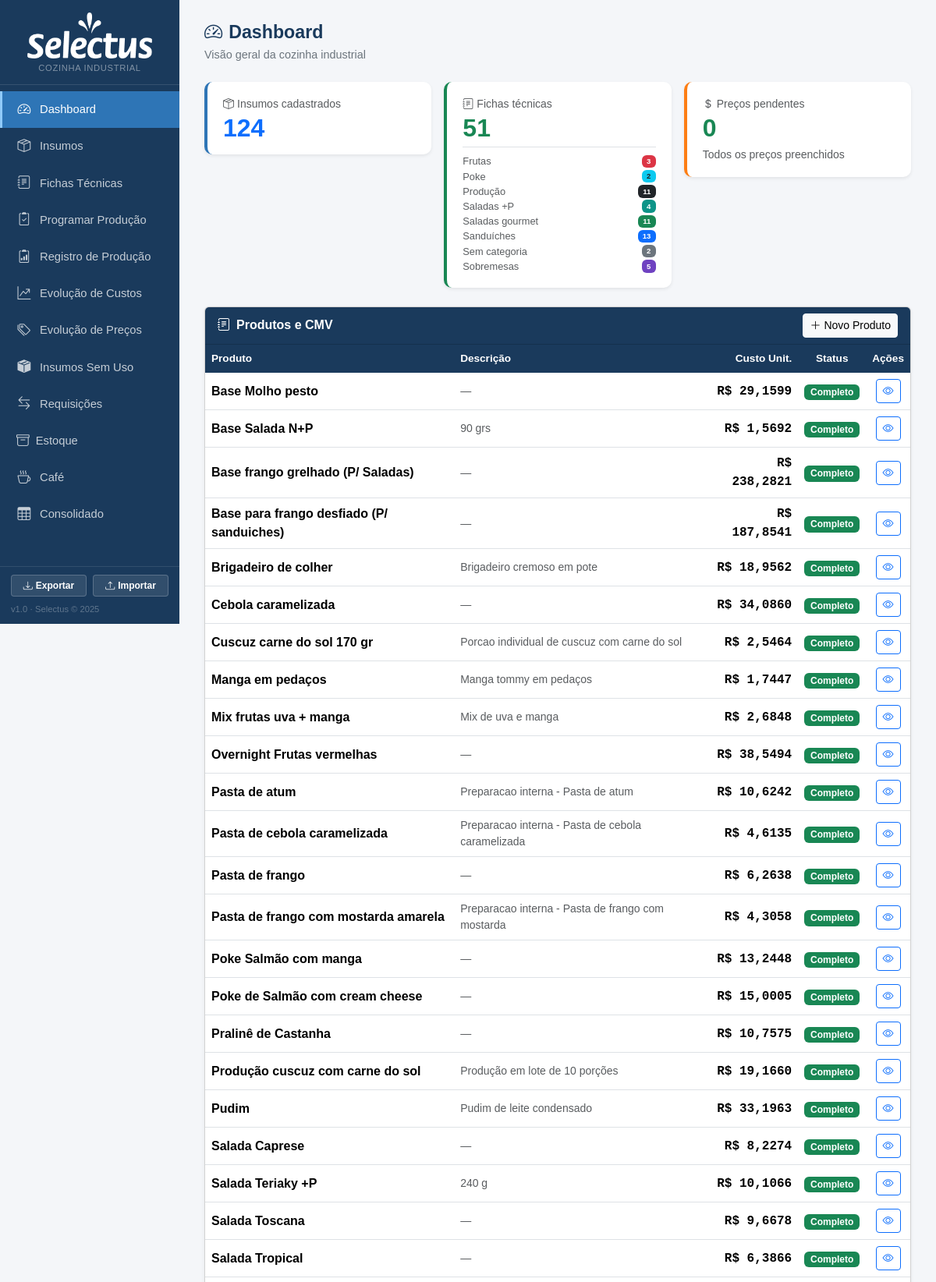
The page / (upper part) on the database its author committed.
### tables this page shows
CREATE TABLE produtos (
            id INTEGER PRIMARY KEY AUTOINCREMENT,
            nome TEXT NOT NULL,
            descricao TEXT,
            rendimento REAL DEFAULT 1,
            unidade_rendimento TEXT DEFAULT 'un'
        , categoria TEXT, valor_referencia REAL, status_revisao TEXT DEFAULT 'nao_revisada', status_revisao_custo TEXT DEFAULT 'nao_revisado', data_revisao TEXT, data_revisao_custo TEXT, ativo INTEGER NOT NULL DEFAULT 1, observacao TEXT);

### app.py (the view)
@app.route('/')
def index():
    db = get_db()
    n_ins  = db.execute('SELECT COUNT(*) FROM insumos').fetchone()[0]
    n_prod = db.execute('SELECT COUNT(*) FROM produtos').fetchone()[0]
    s_prec = db.execute('SELECT COUNT(*) FROM insumos WHERE preco_compra IS NULL AND produto_vinculado_id IS NULL').fetchone()[0]
    prods  = db.execute('SELECT * FROM produtos ORDER BY nome').fetchall()
    cats_count = db.execute('''SELECT COALESCE(categoria,'Sem categoria') as cat, COUNT(*) as n
                               FROM produtos GROUP BY cat ORDER BY cat''').fetchall()
    db.close()
    cards = [{'id': p['id'], 'nome': p['nome'], 'descricao': p['descricao'],
              **dict(zip(['custo','completo'], custo_produto(p['id'])))} for p in prods]
    cat_map = {nome: cls for nome, cls in CATEGORIAS}
    return render_template('index.html', n_ins=n_ins, n_prod=n_prod, s_prec=s_prec, cards=cards, cats_count=cats_count, cat_map=cat_map)

### app.py (called while the page is built)
def _to_br(value, decimals):
    if value is None:
        return '—'
    s = f'{float(value):,.{decimals}f}'
    return s.replace(',', 'X').replace('.', ',').replace('X', '.')

@app.template_filter('brl')
def brl_filter(value, decimals=2):
    return 'R$ ' + _to_br(value, decimals)

def get_db():
    c = sqlite3.connect(DB)
    c.row_factory = sqlite3.Row
    c.execute("PRAGMA foreign_keys = ON")
    return c

def count_alertas():
    try:
        db = get_db()
        n = db.execute('''SELECT COUNT(*) FROM insumos
                          WHERE estoque_minimo > 0 AND COALESCE(estoque_atual,0) < estoque_minimo''').fetchone()[0]
        db.close()
        return n
    except:
        return 0

@app.context_processor
def inject_alertas():
    return dict(n_alertas=count_alertas())

### templates/index.html (shortened to what this page needs)
{% extends "base.html" %}
{% block content %}
<div class="page-header">
  <h1><i class="bi bi-speedometer2 me-2"></i>Dashboard</h1>
  <p>Visão geral da cozinha industrial</p>
</div>
<div class="row g-3 mb-4">
  <div class="col-sm-4">
    <div class="card stat-card shadow-sm" style="border-left:4px solid #2e75b6">
      <div class="card-body">
        <div class="text-muted small mb-1"><i class="bi bi-box-seam me-1"></i>Insumos cadastrados</div>
        <div class="stat-num text-primary">{{ n_ins }}</div>
      </div>
    </div>
  </div>
  <div class="col-sm-4">
    <div class="card stat-card shadow-sm" style="border-left:4px solid #198754">
      <div class="card-body">
        <div class="text-muted small mb-1"><i class="bi bi-journal-text me-1"></i>Fichas técnicas</div>
        <div class="stat-num text-success">{{ n_prod }}</div>
        <div class="mt-2 pt-2 border-top">
          {% for row in cats_count %}
          <div class="d-flex justify-content-between align-items-center py-0" style="font-size:.8rem">
            <span class="text-muted">{{ row.cat }}</span>
            <span class="badge {{ cat_map.get(row.cat, 'bg-secondary') }} ms-1">{{ row.n }}</span>
          </div>
          {% endfor %}
        </div>
      </div>
    </div>
  </div>
  <div class="col-sm-4">
    <div class="card stat-card shadow-sm" style="border-left:4px solid #fd7e14">
      <div class="card-body">
        <div class="text-muted small mb-1"><i class="bi bi-currency-dollar me-1"></i>Preços pendentes</div>
        <div class="stat-num {{ 'text-warning' if s_prec > 0 else 'text-success' }}">{{ s_prec }}</div>
        <div class="mt-2 small text-muted">
          {% if s_prec == 0 %}Todos os preços preenchidos{% else %}Atualize em <a href="{{ url_for('insumos_lista') }}">Insumos</a>{% endif %}
        </div>
      </div>
    </div>
  </div>
</div>
<div class="card shadow-sm">
  <div class="card-header d-flex justify-content-between align-items-center py-2" style="background:#1a3a5c">
    <span class="text-white fw-semibold"><i class="bi bi-journal-text me-2"></i>Produtos e CMV</span>
    <a href="{{ url_for('ficha_nova') }}" class="btn btn-sm btn-light">
      <i class="bi bi-plus-lg me-1"></i>Novo Produto
    </a>
  </div>
  <div class="card-body p-0">
    {% if cards %}
    <table class="table table-hover mb-0">
      <thead>
        <tr>
          <th>Produto</th>
          <th>Descrição</th>
          <th class="text-end">Custo Unit.</th>
          <th class="text-center">Status</th>
          <th class="text-center">Ações</th>
        </tr>
      </thead>
      <tbody>
        {% for c in cards %}
        <tr>
          <td class="fw-semibold">{{ c.nome }}</td>
          <td class="text-muted small">{{ c.descricao or '—' }}</td>
          <td class="text-end font-monospace">
            {% if c.completo %}
              <strong>{{ c.custo|brl(4) }}</strong>
            {% else %}
              <span class="text-warning small"><i class="bi bi-dash-circle me-1"></i>preços incompletos</span>
            {% endif %}
          </td>
          <td class="text-center">
            {% if c.completo %}
              <span class="badge bg-success">Completo</span>
            {% else %}
              <span class="badge bg-warning text-dark">Incompleto</span>
            {% endif %}
          </td>
          <td class="text-center">
            <a href="{{ url_for('ficha_ver', id=c.id) }}" class="btn btn-sm btn-outline-primary">
              <i class="bi bi-eye"></i>
            </a>
          </td>
        </tr>
        {% endfor %}
      </tbody>
    </table>
    {% else %}
    <div class="text-center py-5 text-muted">
      <i class="bi bi-journal-plus" style="font-size:2.5rem"></i>
      <p class="mt-2">Nenhum produto cadastrado ainda.</p>
      <a href="{{ url_for('ficha_nova') }}" class="btn btn-primary">Criar primeiro produto</a>
    </div>
    {% endif %}
  </div>
</div>
{% endblock %}

### templates/base.html (shortened to what this page needs)
<!DOCTYPE html>
<html lang="pt-BR">
<head>
  <link href="https://cdn.jsdelivr.net/npm/bootstrap@5.3.3/dist/css/bootstrap.min.css" rel="stylesheet">
  <link href="https://cdn.jsdelivr.net/npm/bootstrap-icons@1.11.3/font/bootstrap-icons.min.css" rel="stylesheet">
</head>
<body>
<div id="sidebar">
  <div class="brand text-center" style="padding:16px 12px 12px">
    <img src="{{ url_for('static', filename='logo.png') }}" alt="Mercado Selectus"
         style="max-width:160px;width:100%;filter:brightness(0) invert(1)">
    <span style="font-size:.7rem;color:rgba(255,255,255,.45);display:block;margin-top:4px;letter-spacing:.06em;text-transform:uppercase">Cozinha Industrial</span>
  </div>
  <nav class="mt-2">
    <a href="{{ url_for('index') }}" class="{{ 'active' if request.endpoint == 'index' }}">
      <i class="bi bi-speedometer2"></i> Dashboard
    </a>
    <a href="{{ url_for('insumos_lista') }}" class="{{ 'active' if 'insumo' in request.endpoint }}">
      <i class="bi bi-box-seam"></i> Insumos
    </a>
    <a href="{{ url_for('fichas_lista') }}" class="{{ 'active' if 'ficha' in request.endpoint }}">
      <i class="bi bi-journal-text"></i> Fichas Técnicas
    </a>
    <a href="{{ url_for('producao') }}" class="{{ 'active' if request.endpoint == 'producao' }}">
      <i class="bi bi-clipboard2-check"></i> Programar Produção
    </a>
    <a href="{{ url_for('registro_lista') }}" class="{{ 'active' if 'registro' in request.endpoint }}">
      <i class="bi bi-clipboard2-data"></i> Registro de Produção
    </a>
    <a href="{{ url_for('fichas_evolucao_custos') }}" class="{{ 'active' if request.endpoint == 'fichas_evolucao_custos' }}">
      <i class="bi bi-graph-up-arrow"></i> Evolução de Custos
    </a>
    <a href="{{ url_for('insumos_evolucao_precos') }}" class="{{ 'active' if request.endpoint == 'insumos_evolucao_precos' }}">
      <i class="bi bi-tags"></i> Evolução de Preços
    </a>
    <a href="{{ url_for('insumos_sem_uso') }}" class="{{ 'active' if request.endpoint == 'insumos_sem_uso' }}">
      <i class="bi bi-box-seam-fill"></i> Insumos Sem Uso
    </a>
    <a href="{{ url_for('requisicoes_lista') }}" class="{{ 'active' if 'requisicao' in request.endpoint }}">
      <i class="bi bi-arrow-left-right"></i> Requisições
    </a>
    <a href="{{ url_for('alertas') }}" class="{{ 'active' if request.endpoint == 'alertas' }}" style="justify-content:space-between">
      <span><i class="bi bi-archive me-2"></i>Estoque</span>
    </a>
    <a href="{{ url_for('cafe_lista') }}" class="{{ 'active' if 'cafe' in request.endpoint }}">
      <i class="bi bi-cup-hot"></i> Café
    </a>
    <a href="{{ url_for('consolidado') }}" class="{{ 'active' if 'consolidado' in request.endpoint }}">
      <i class="bi bi-table"></i> Consolidado
    </a>
  </nav>
  <div class="sidebar-footer" style="padding:10px 14px">
    <div class="d-flex gap-2 mb-2">
      <a href="{{ url_for('sistema_exportar') }}"
         class="btn btn-sm w-50 fw-semibold"
         style="background:rgba(255,255,255,.1);color:#fff;border:1px solid rgba(255,255,255,.2);font-size:.75rem"
         title="Baixar banco de dados completo">
        <i class="bi bi-download me-1"></i>Exportar
      </a>
      <button class="btn btn-sm w-50 fw-semibold"
              style="background:rgba(255,255,255,.1);color:#fff;border:1px solid rgba(255,255,255,.2);font-size:.75rem"
              data-bs-toggle="modal" data-bs-target="#modalImportarBase"
              title="Restaurar banco de dados">
        <i class="bi bi-upload me-1"></i>Importar
      </button>
    </div>
    <div style="font-size:.7rem;color:rgba(255,255,255,.3)">v1.0 · Selectus &copy; 2025</div>
  </div>
</div>
<div id="main">
  {% block content %}{% endblock %}
</div>
</body>
</html>

### templates/base.html (style rules this page uses)
:root { --sidebar-bg: #1a3a5c; --sidebar-hover: #264f7a; --sidebar-active: #2e75b6; --accent: #2e75b6; }
body { background: #f4f6f9; font-family: Arial, sans-serif; }
#sidebar { width: 230px; min-height: 100vh; background: var(--sidebar-bg); position: fixed; top: 0; left: 0; z-index: 100; display: flex; flex-direction: column; }
#sidebar .brand { padding: 20px 16px 16px; border-bottom: 1px solid rgba(255,255,255,.12); }
#sidebar .brand span { font-size: .72rem; color: rgba(255,255,255,.5); letter-spacing:.06em; text-transform:uppercase; display:block; }
#sidebar nav a { display: flex; align-items: center; gap: 10px; color: rgba(255,255,255,.75); text-decoration: none; padding: 11px 18px; font-size: .92rem; border-left: 3px solid transparent; transition: background .15s, color .15s; }
#sidebar nav a.active { background: var(--sidebar-active); color: #fff; border-left-color: #90caf9; }
#sidebar nav a i { font-size: 1.05rem; width: 20px; text-align:center; }
#sidebar .sidebar-footer { margin-top: auto; padding: 14px 18px; font-size: .75rem; color: rgba(255,255,255,.35); border-top: 1px solid rgba(255,255,255,.1); }
#main { margin-left: 230px; padding: 28px 32px; min-height: 100vh; }
.page-header { margin-bottom: 24px; }
.page-header h1 { font-size: 1.45rem; font-weight: 700; color: #1a3a5c; margin: 0; }
.page-header p { color: #6c757d; margin: 4px 0 0; font-size: .9rem; }
.stat-card { border: none; border-radius: 10px; }
.stat-card .card-body { padding: 18px 20px; }
.stat-num { font-size: 2rem; font-weight: 700; line-height: 1; }
.table thead th { background: #1a3a5c; color: #fff; border: none; font-size: .85rem; font-weight: 600; }
.table td, .table th { vertical-align: middle; }
.bg-purple { background-color: #6f42c1 !important; color: #fff; }
.bg-teal { background-color: #0d9488 !important; color: #fff; }

### rows shown on the page
produtos: nome "Base Molho pesto", descricao "—", custo|brl "R$ 29,1599", shows "Completo"
produtos: nome "Base Salada N+P", descricao "90 grs", custo|brl "R$ 1,5692", shows "Completo"
produtos: nome "Base frango grelhado (P/ Saladas)", descricao "—", custo|brl "R$ 238,2821", shows "Completo"
produtos: nome "Base para frango desfiado (P/ sanduiches)", descricao "—", custo|brl "R$ 187,8541", shows "Completo"
produtos: nome "Brigadeiro de colher", descricao "Brigadeiro cremoso em pote", custo|brl "R$ 18,9562", shows "Completo"
produtos: nome "Cebola caramelizada", descricao "—", custo|brl "R$ 34,0860", shows "Completo"
produtos: nome "Cuscuz carne do sol 170 gr", descricao "Porcao individual de cuscuz com carne do sol", custo|brl "R$ 2,5464", shows "Completo"
produtos: nome "Manga em pedaços", descricao "Manga tommy em pedaços", custo|brl "R$ 1,7447", shows "Completo"
produtos: nome "Mix frutas uva + manga", descricao "Mix de uva e manga", custo|brl "R$ 2,6848", shows "Completo"
produtos: nome "Overnight Frutas vermelhas", descricao "—", custo|brl "R$ 38,5494", shows "Completo"
produtos: nome "Pasta de atum", descricao "Preparacao interna - Pasta de atum", custo|brl "R$ 10,6242", shows "Completo"
produtos: nome "Pasta de cebola caramelizada", descricao "Preparacao interna - Pasta de cebola caramelizada", custo|brl "R$ 4,6135", shows "Completo"
produtos: nome "Pasta de frango", descricao "—", custo|brl "R$ 6,2638", shows "Completo"
produtos: nome "Pasta de frango com mostarda amarela", descricao "Preparacao interna - Pasta de frango com mostarda", custo|brl "R$ 4,3058", shows "Completo"
produtos: nome "Poke Salmão com manga", descricao "—", custo|brl "R$ 13,2448", shows "Completo"
produtos: nome "Poke de Salmão com cream cheese", descricao "—", custo|brl "R$ 15,0005", shows "Completo"
produtos: nome "Pralinê de Castanha", descricao "—", custo|brl "R$ 10,7575", shows "Completo"
produtos: nome "Produção cuscuz com carne do sol", descricao "Produção em lote de 10 porções", custo|brl "R$ 19,1660", shows "Completo"
produtos: nome "Pudim", descricao "Pudim de leite condensado", custo|brl "R$ 33,1963", shows "Completo"
produtos: nome "Salada Caprese", descricao "—", custo|brl "R$ 8,2274", shows "Completo"
produtos: nome "Salada Teriaky +P", descricao "240 g", custo|brl "R$ 10,1066", shows "Completo"
produtos: nome "Salada Toscana", descricao "—", custo|brl "R$ 9,6678", shows "Completo"
produtos: nome "Salada Tropical", descricao "—", custo|brl "R$ 6,3866", shows "Completo"

### other values the page prints
{{ n_ins }} "124"
{{ n_prod }} "51"
{{ row.cat }} "Frutas" "Poke" "Produção" "Saladas +P" "Saladas gourmet" "Sanduíches" "Sem categoria" "Sobremesas"
{{ row.n }} "3" "2" "11" "4" "11" "13" "2" "5"
{{ s_prec }} "0"
